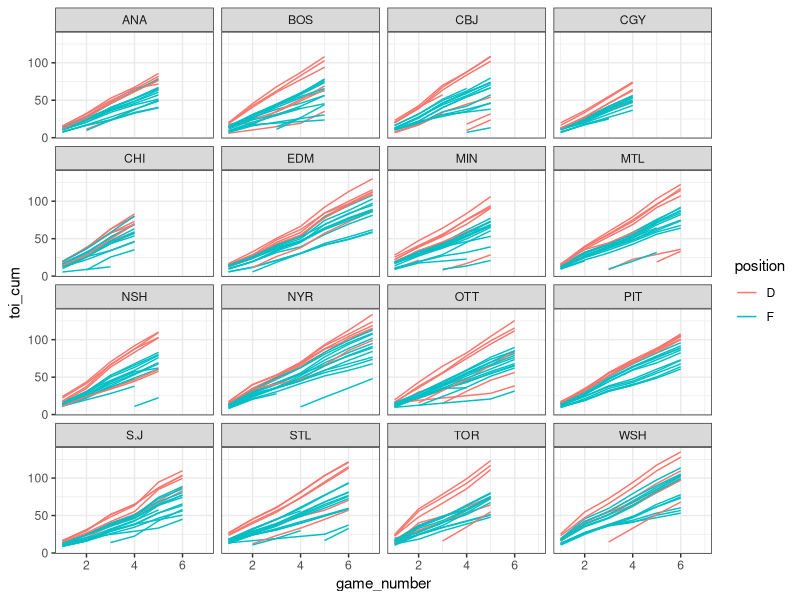
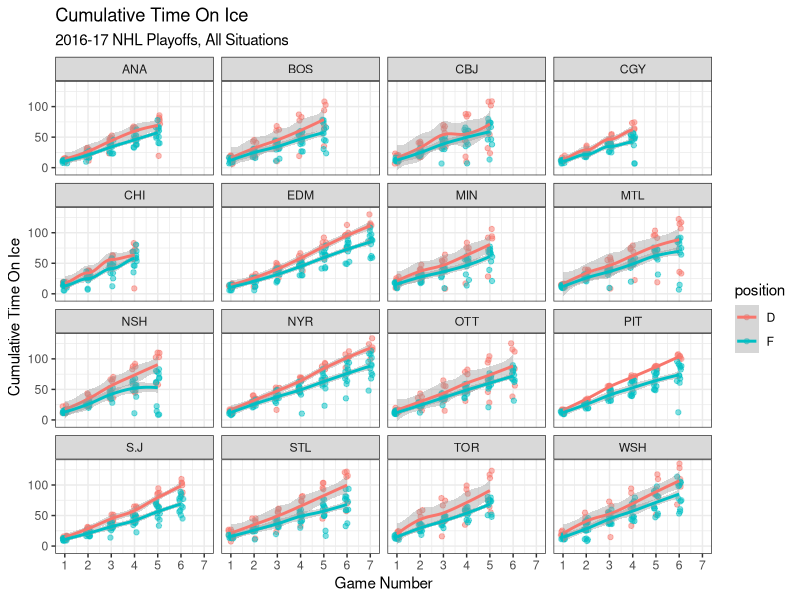

Here is the R script that generated these plots, in order:
install.packages("viridis")

library(tidyverse)
library(viridis)

setwd("C:/Users/conor/githubfolder/Random-Hockey-Charts/playoff running charts")

theme_set(theme_bw())

df_raw <- read_csv("16_17 playoffs running charts 4_28.csv")

colnames(df_raw) <- tolower(colnames(df_raw))

df_player <- df_raw %>% 
  arrange(team, player, date) %>% 
  group_by(team) %>% 
  mutate(game_number = dense_rank(date)) %>% 
  ungroup() %>% 
  group_by(player, team) %>% 
  mutate(toi_cum = cumsum(toi),
         position = if_else(position == "L" | position == "C" | position ==  "R",
                       "F", "D")) %>% 
  select(team, player, game_number, position, toi_cum) %>% 
  group_by(player, team) %>% 
  mutate(toi_sum = max(toi_cum)) %>% 
  ungroup()


df_player %>% 
  #filter(team == "PIT") %>% 
    ggplot(aes(game_number, toi_cum, group = player, color = position)) +
      geom_line() +
      facet_wrap(~team)
      #scale_color_viridis(discrete = TRUE)


df_pos <- df_raw %>% 
  mutate(position = if_else(position == "L" | position == "C" | position ==  "R",
                            "F", "D")) %>% 
  arrange(team, position, date) %>% 
  group_by(team) %>% 
  mutate(game_number = dense_rank(date)) %>% 
  ungroup() %>% 
  select(team, game_number, position, player, toi) %>% 
  group_by(player, team) %>% 
  mutate(toi_cum = cumsum(toi)) %>% 
  ungroup()

df_pos %>% 
  #filter(team == "PIT") %>% 
  ggplot(aes(game_number, toi_cum, group = position, color = position)) +
  geom_jitter(width = .1, alpha = .5) +
  geom_smooth() +
  facet_wrap(~team) +
  labs(title = "Cumulative Time On Ice",
       subtitle = "2016-17 NHL Playoffs, All Situations",
       x = "Game Number",
       y = "Cumulative Time On Ice") +
  scale_x_continuous(breaks = c(1:7))
#scale_color_viridis(discrete = TRUE)
warnings()
?geom_jitter
